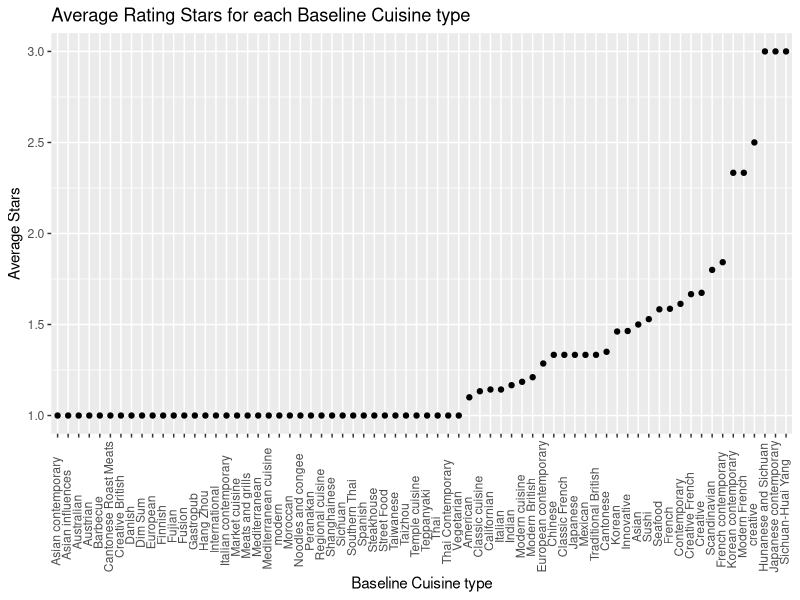
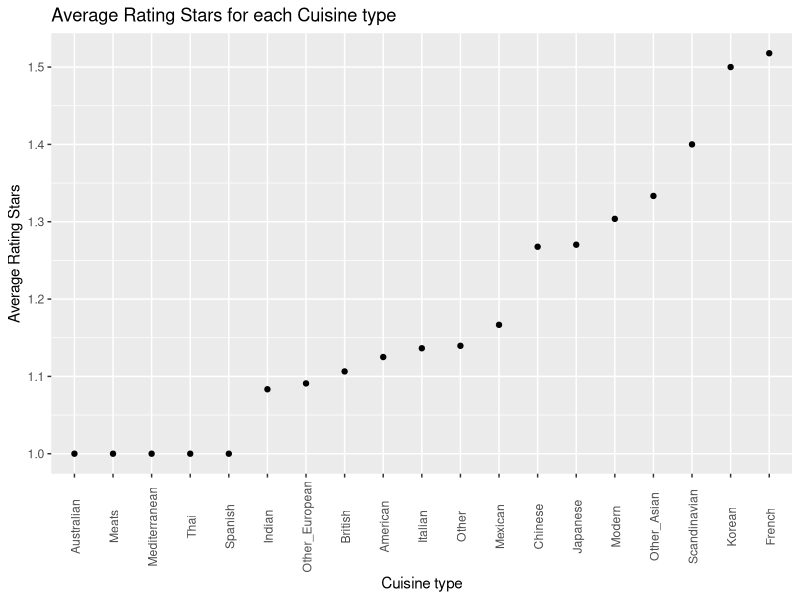
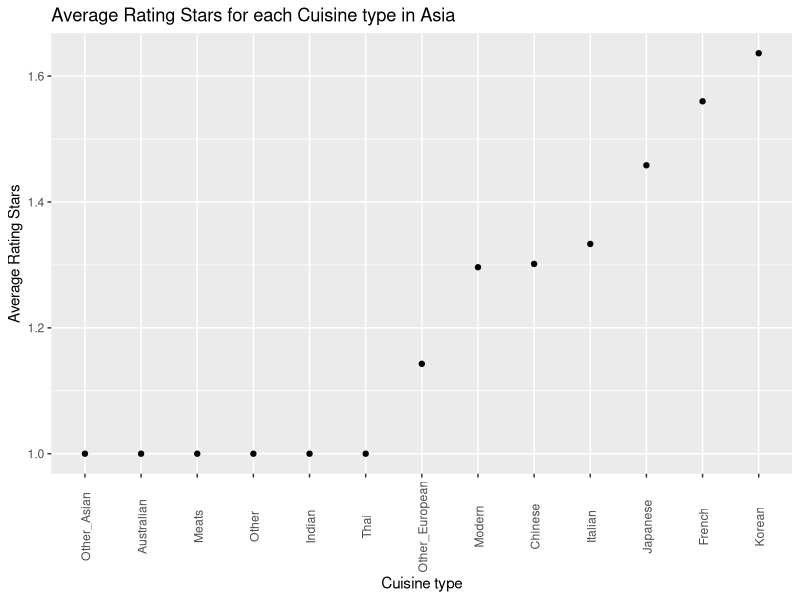
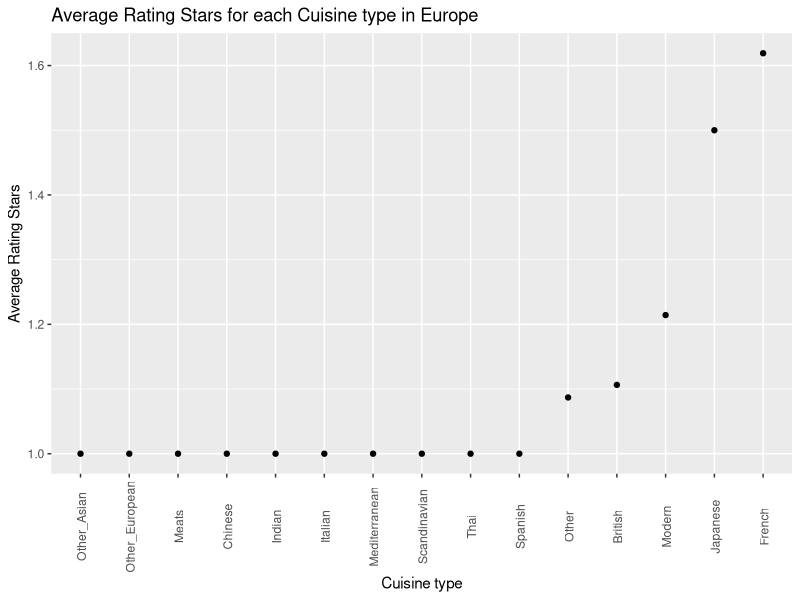
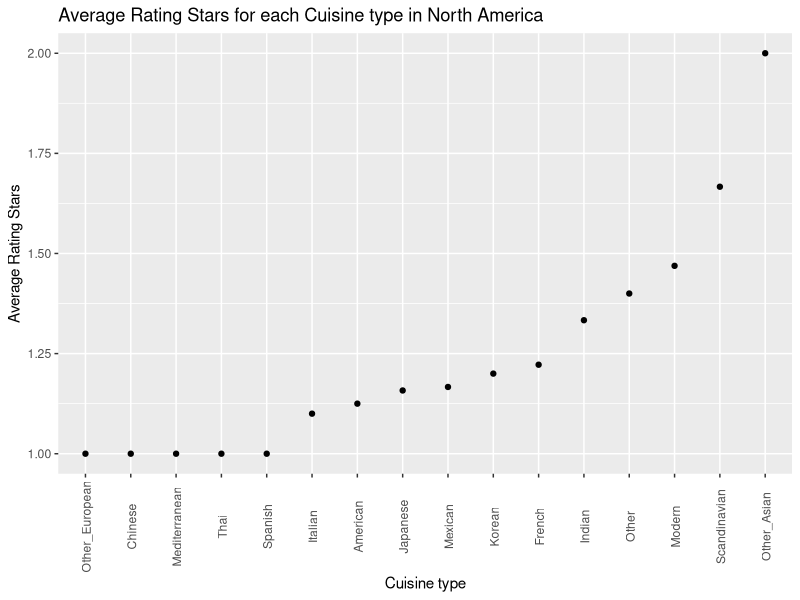
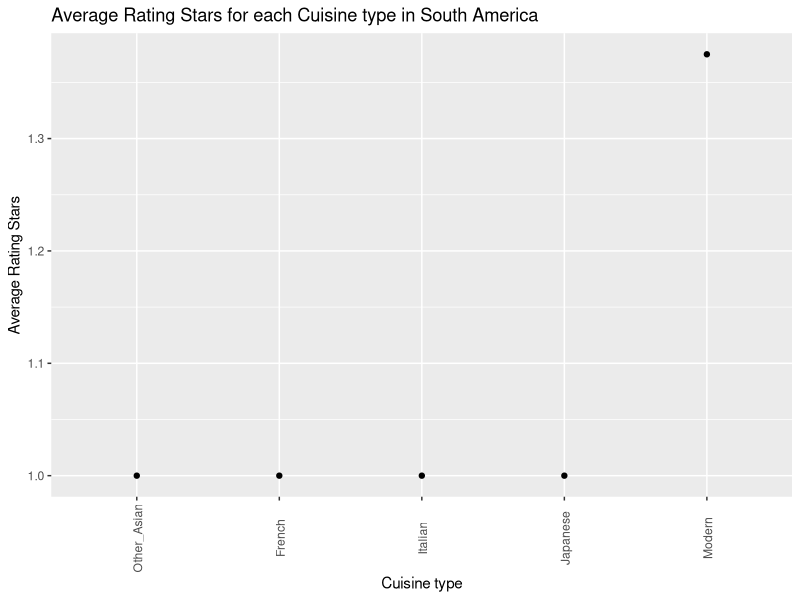

These figures' R source, in order:
## ---- chunk 1
library(tidyverse)
data = read.csv("./michelin.csv")
## ---- chunk 2
data %>%
  mutate(cuisine  = as.factor(cuisine), 
         star = as.factor(star)) %>%
  mutate(star = recode(star, "one" = "1", "two" = "2", "three" = "3")) %>%
  mutate(
    star = as.numeric(star)) %>%
  group_by(cuisine) %>%
  summarize(avg_star = mean(star)) %>%
  mutate(
    cuisine = fct_reorder(cuisine, avg_star)
  ) %>%
  ggplot(aes(x = cuisine, y = avg_star))+
  geom_point()+
  theme(axis.text.x = element_text(angle = 90, vjust = 0.3, hjust = 0.3))+
  labs(
    title = "Average Rating Stars for each Baseline Cuisine type",
    x = "Baseline Cuisine type", 
    y = "Average Stars"
  )

cuisine = data %>%
  group_by(cuisine) %>%
  summarize(n())
## ---- chunk 3
data = data %>%
  mutate(
    cuisine_new = fct_collapse(cuisine,
                   American = c("American", "Californian"), 
                   Australian = c("Australian"),
                   Other_Asian = c("Asian", "Asian contemporary", "Asian influences", "Peranakan"),
                   Chinese = c("Cantonese", "Hang Zhou", "Sichuan", "Sichuan-Huai Yang", "Cantonese Roast Meats", "Fujian", "Hunanese and Sichuan", "Chinese", "Shanghainese", "Taiwanese", "Dim Sum", "Taizhou", "Noodles and congee"), 
                   French = c("Classic French", "French contemporary", "Creative French", "French", "Modern French"),
                   British = c("Creative British", "Traditional British", "Modern British"), 
                   Other_European = c("European", "European contemporary", "Austrian", "Danish", "Finnish"),
                   Meats = c("Meats and grills", "Barbecue"),
                   Modern = c("modern", "Contemporary", "creative", "Fusion", "Modern cuisine", "Creative", "Gastropub", "Innovative"), 
                   Other = c("International", "Street Food", "Temple cuisine", "Seafood", "Vegetarian", "Classic cuisine", "Market cuisine", "Regional cuisine", "Steakhouse", "Moroccan"), 
                   Japanese = c("Japanese contemporary", "Sushi", "Teppanyaki", "Japanese"),
                   Scandinavian = c("Scandinavian"),
                   Italian = c("Italian", "Italian contemporary"),
                   Korean = c("Korean", "Korean contemporary"), 
                   Mediterranean = c("Mediterranean", "Mediterranean cuisine"),
                   Thai = c("Thai", "Southern Thai", "Thai Contemporary"), 
                   Indian = c("Indian"), 
                   Spanish = c("Spanish"), 
                   Mexican = c("Mexican"))
  )
  
cuisinetype = data %>% 
  group_by(cuisine_new) %>% 
  summarize(n = n()) %>%
  arrange(n) %>%
  knitr::kable()
cuisinetype
## ---- chunk 4
data = data %>%
  mutate(
    Stars = recode(star, "one" = "1", "two" = "2", "three" = "3"))
## ---- chunk 5
data %>%
  mutate(
    continent = as.factor(continent),
    Stars = as.numeric(Stars),
    year = as.factor(year)) %>%
  drop_na(continent) %>%
  group_by(cuisine_new) %>%
  summarize(avg_star = mean(Stars)) %>%
  mutate(
    cuisine_new = as.factor(cuisine_new),
    cuisine_new = fct_reorder(cuisine_new, avg_star)
  ) %>%
  ggplot(aes(x = cuisine_new, y = avg_star))+
  geom_point()+
  theme(axis.text.x = element_text(angle = 90, vjust = 0.6, hjust = 0.5))+
  labs(
    title = "Average Rating Stars for each Cuisine type",
    y = "Average Rating Stars", 
    x = "Cuisine type"
  )

continent = data %>%
  group_by(continent) %>%
  drop_na(continent) %>%
  summarize(n())
## ---- chunk 6
Asia = data %>%
  mutate(
    continent = as.factor(continent),
    Stars = as.numeric(Stars),
    year = as.factor(year)) %>%
  drop_na(continent) %>%
  filter(continent == "Asia") %>%
  group_by(cuisine_new) %>%
  summarize(avg_star = mean(Stars)) %>%
  mutate(
    cuisine_new = as.factor(cuisine_new),
    cuisine_new = fct_reorder(cuisine_new, avg_star)
  ) %>%
  ggplot(aes(x = cuisine_new, y = avg_star))+
  geom_point()+
  theme(axis.text.x = element_text(angle = 90, vjust = 0.6, hjust = 0.5))+
  labs(
    title = "Average Rating Stars for each Cuisine type in Asia",
    y = "Average Rating Stars", 
    x = "Cuisine type"
  )

Asia
## ---- chunk 7
Europe = data %>%
  mutate(
    continent = as.factor(continent),
    Stars = as.numeric(Stars),
    year = as.factor(year)) %>%
  drop_na(continent) %>%
  filter(continent == "Europe") %>%
  group_by(cuisine_new) %>%
  summarize(avg_star = mean(Stars)) %>%
  mutate(
    cuisine_new = as.factor(cuisine_new),
    cuisine_new = fct_reorder(cuisine_new, avg_star)
  ) %>%
  ggplot(aes(x = cuisine_new, y = avg_star))+
  geom_point()+
  theme(axis.text.x = element_text(angle = 90, vjust = 0.6, hjust = 0.5))+
  labs(
    title = "Average Rating Stars for each Cuisine type in Europe",
    y = "Average Rating Stars", 
    x = "Cuisine type"
  )

Europe
## ---- chunk 8
North_America = data %>%
  mutate(
    continent = as.factor(continent),
    Stars = as.numeric(Stars),
    year = as.factor(year)) %>%
  drop_na(continent) %>%
  filter(continent == "North America") %>%
  group_by(cuisine_new) %>%
  summarize(avg_star = mean(Stars)) %>%
  mutate(
    cuisine_new = as.factor(cuisine_new),
    cuisine_new = fct_reorder(cuisine_new, avg_star)
  ) %>%
  ggplot(aes(x = cuisine_new, y = avg_star))+
  geom_point()+
  theme(axis.text.x = element_text(angle = 90, vjust = 0.6, hjust = 0.5))+
  labs(
    title = "Average Rating Stars for each Cuisine type in North America",
    y = "Average Rating Stars", 
    x = "Cuisine type"
  )

North_America
## ---- chunk 9
South_America = data %>%
  mutate(
    continent = as.factor(continent),
    Stars = as.numeric(Stars),
    year = as.factor(year)) %>%
  drop_na(continent) %>%
  filter(continent == "South America") %>%
  group_by(cuisine_new) %>%
  summarize(avg_star = mean(Stars)) %>%
  mutate(
    cuisine_new = as.factor(cuisine_new),
    cuisine_new = fct_reorder(cuisine_new, avg_star)
  ) %>%
  ggplot(aes(x = cuisine_new, y = avg_star))+
  geom_point()+
  theme(axis.text.x = element_text(angle = 90, vjust = 0.6, hjust = 0.5))+
  labs(
    title = "Average Rating Stars for each Cuisine type in South America",
    y = "Average Rating Stars", 
    x = "Cuisine type"
  )

South_America
